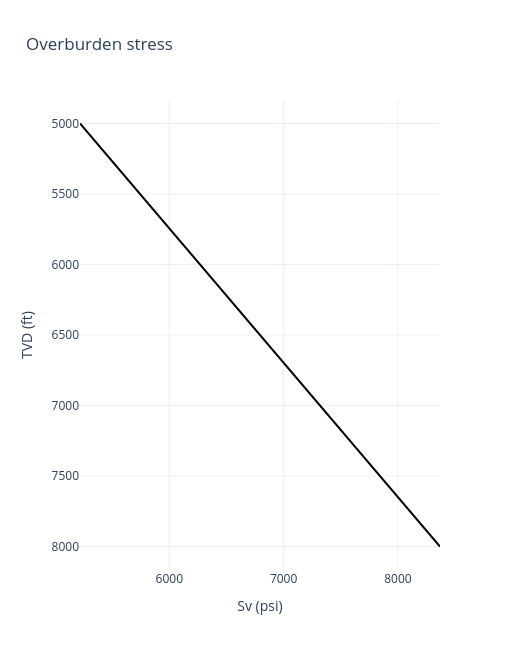

The code cell stored with this chart in its notebook:
### Code cell
# QC — overburden stress (psi)
fig = go.Figure()
fig.add_trace(go.Scatter(x=df["SV"], y=df["TVD"], mode="lines",
                         line=dict(color="black"), name="Sv"))
fig.update_yaxes(autorange="reversed", title="TVD (ft)")
fig.update_layout(height=650, width=520, template="plotly_white",
                  title="Overburden stress", xaxis_title="Sv (psi)")
fig.show()
